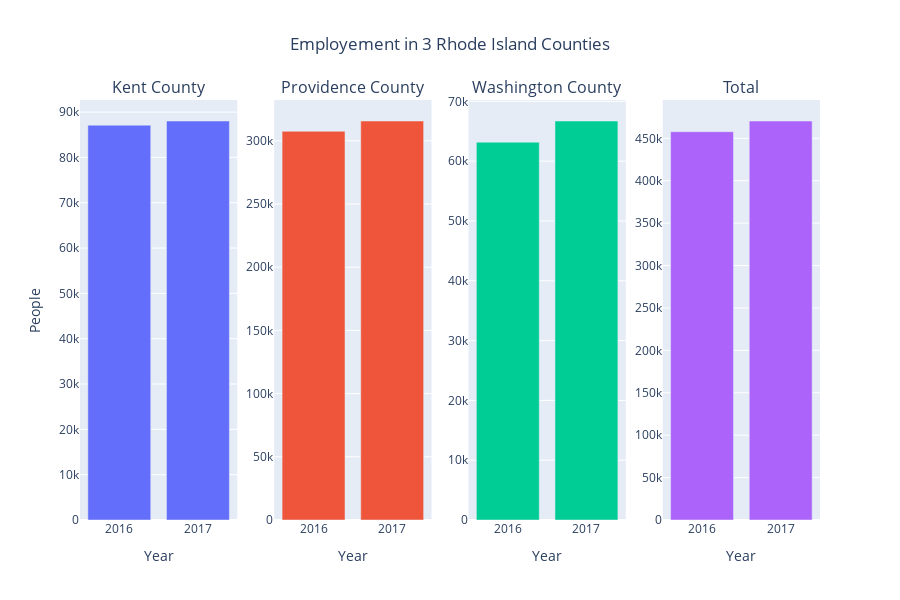

Source (notebook cell):
### Code cell
from plotly.subplots import make_subplots
import plotly.graph_objects as go
fig = make_subplots(rows=1, cols=4, subplot_titles = ['Kent County','Providence County', 'Washington County', 'Total'])
fig.add_trace(go.Bar(x=subset["Years"],y=subset["Employed"]), row=1, col=1)
fig.add_trace(go.Bar(x=subset1["Years"],y=subset1["Employed"]), row=1, col=2)
fig.add_trace(go.Bar(x=subset2["Years"],y=subset2["Employed"]), row=1, col=3)
fig.add_trace(go.Bar(x=df9["Years"],y=df9["Employed"]), row=1, col=4)
fig.update_layout(xaxis_title='Year', xaxis2_title='Year', xaxis3_title='Year', xaxis4_title='Year', yaxis_title='People',)
fig.update_layout(xaxis={'nticks': 3}, xaxis2={'nticks': 3},xaxis3={'nticks': 3}, xaxis4={'nticks': 3})
fig.update_layout(height=600, width=900, title_text="Employement in 3 Rhode Island Counties", title_x=0.5, showlegend=False)
fig.show()

### Figure 1 — Plotly figure (JSON) as saved in the notebook; plotly's stock layout.template omitted (floating-point values rounded to 4 significant figures)
{"data": [{"type": "bar", "x": [2016, 2017], "xaxis": "x", "y": [87115, 88031], "yaxis": "y"}, {"type": "bar", "x": [2016, 2017], "xaxis": "x2", "y": [307505, 315665], "yaxis": "y2"}, {"type": "bar", "x": [2016, 2017], "xaxis": "x3", "y": [63177, 66718], "yaxis": "y3"}, {"type": "bar", "x": [2016, 2017], "xaxis": "x4", "y": [457797, 470414], "yaxis": "y4"}], "layout": {"annotations": [{"font": {"size": 16}, "showarrow": false, "text": "Kent County", "x": 0.1062, "xanchor": "center", "xref": "paper", "y": 1, "yanchor": "bottom", "yref": "paper"}, {"font": {"size": 16}, "showarrow": false, "text": "Providence County", "x": 0.3688, "xanchor": "center", "xref": "paper", "y": 1, "yanchor": "bottom", "yref": "paper"}, {"font": {"size": 16}, "showarrow": false, "text": "Washington County", "x": 0.6313, "xanchor": "center", "xref": "paper", "y": 1, "yanchor": "bottom", "yref": "paper"}, {"font": {"size": 16}, "showarrow": false, "text": "Total", "x": 0.8938, "xanchor": "center", "xref": "paper", "y": 1, "yanchor": "bottom", "yref": "paper"}], "height": 600, "showlegend": false, "title": {"text": "Employement in 3 Rhode Island Counties", "x": 0.5}, "width": 900, "xaxis": {"anchor": "y", "domain": [0, 0.2125], "nticks": 3, "title": {"text": "Year"}}, "xaxis2": {"anchor": "y2", "domain": [0.2625, 0.475], "nticks": 3, "title": {"text": "Year"}}, "xaxis3": {"anchor": "y3", "domain": [0.525, 0.7375], "nticks": 3, "title": {"text": "Year"}}, "xaxis4": {"anchor": "y4", "domain": [0.7875, 1], "nticks": 3, "title": {"text": "Year"}}, "yaxis": {"anchor": "x", "domain": [0, 1], "title": {"text": "People"}}, "yaxis2": {"anchor": "x2", "domain": [0, 1]}, "yaxis3": {"anchor": "x3", "domain": [0, 1]}, "yaxis4": {"anchor": "x4", "domain": [0, 1]}}}
